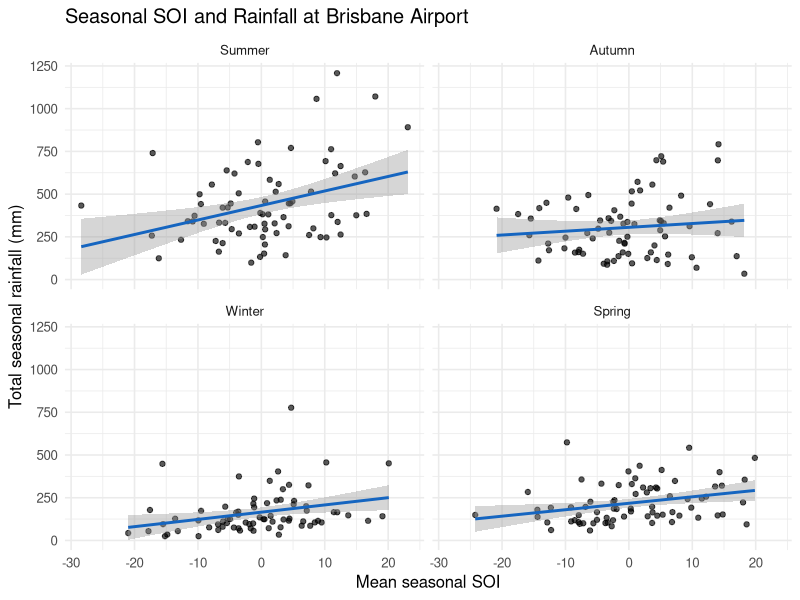
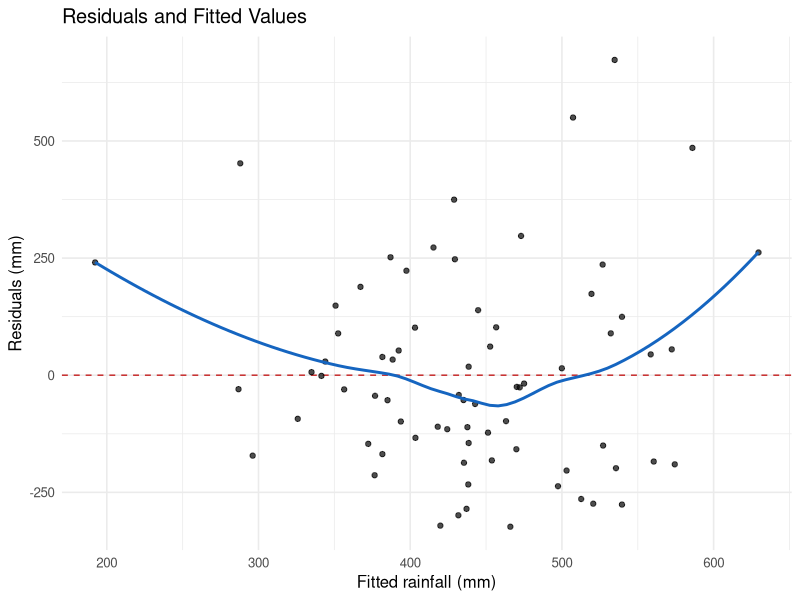
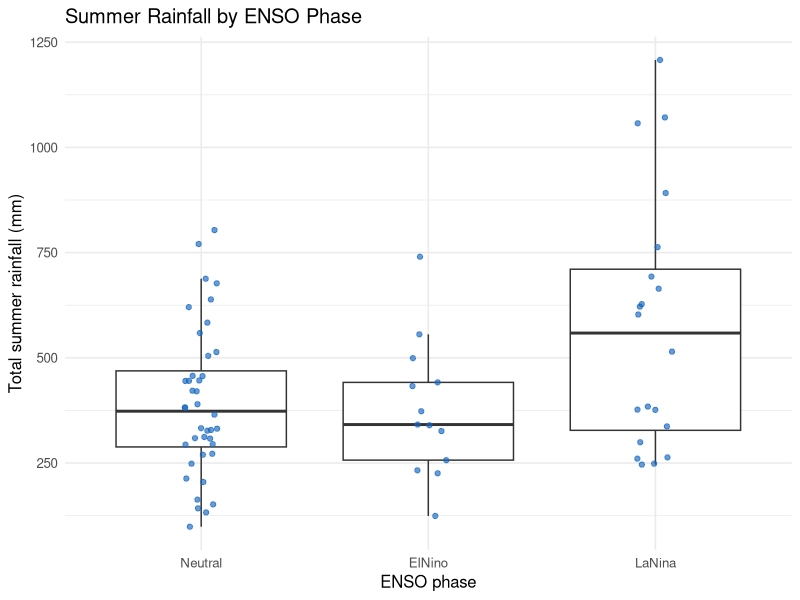

These charts were generated, in order, by the following R code:
# ENSO and Summer Rainfall Analysis in Brisbane
# Investigates relationships between SOI, ENSO phase, and seasonal rainfall.

library(tidyverse)
library(broom)

dir.create("figures", showWarnings = FALSE)

# 1. Load and prepare data
rainfall <- read_csv("data/total_seasonal_rainfall.csv", show_col_types = FALSE)
soi <- read_csv("data/seasonal_soi_data.csv", show_col_types = FALSE)

joined_data <- inner_join(rainfall, soi, by = c("Year", "Season"))

rainfall_data <- joined_data %>%
  transmute(
    station_id = id,
    station_name = name,
    season = factor(
      Season,
      levels = c("Summer", "Autumn", "Winter", "Spring"),
      ordered = TRUE
    ),
    year = Year,
    rainfall_mm = total_seas_prcp,
    seasonal_soi = SeasonalSOI,
    enso_phase = factor(
      Phase,
      levels = c("Neutral", "ElNino", "LaNina")
    )
  ) %>%
  drop_na(season, year, rainfall_mm, seasonal_soi, enso_phase)

message("Rows retained for analysis: ", nrow(rainfall_data))

# 2. Explore the SOI-rainfall relationship across seasons
season_plot <- ggplot(
  rainfall_data,
  aes(x = seasonal_soi, y = rainfall_mm)
) +
  geom_point(alpha = 0.65) +
  geom_smooth(method = "lm", formula = y ~ x, colour = "#1565C0") +
  facet_wrap(~ season) +
  labs(
    title = "Seasonal SOI and Rainfall at Brisbane Airport",
    x = "Mean seasonal SOI",
    y = "Total seasonal rainfall (mm)"
  ) +
  theme_minimal(base_size = 12)

ggsave("figures/seasonal_soi_rainfall.png", season_plot,
       width = 9, height = 6, dpi = 300)

# Compare the seasonal regression slopes without repeating four models
season_results <- rainfall_data %>%
  group_by(season) %>%
  group_modify(~ tidy(
    lm(rainfall_mm ~ seasonal_soi, data = .x),
    conf.int = TRUE
  )) %>%
  filter(term == "seasonal_soi")

print(season_results)

# 3. Compare linear and quadratic summer models
summer_data <- rainfall_data %>%
  filter(season == "Summer") %>%
  droplevels()

linear_model <- lm(rainfall_mm ~ seasonal_soi, data = summer_data)
quadratic_model <- lm(
  rainfall_mm ~ seasonal_soi + I(seasonal_soi^2),
  data = summer_data
)

print(tidy(linear_model, conf.int = TRUE))
print(glance(linear_model))
print(tidy(quadratic_model, conf.int = TRUE))
print(glance(quadratic_model))
print(anova(linear_model, quadratic_model))

prediction_values <- tibble(seasonal_soi = c(-25, 25))
print(predict(
  quadratic_model,
  newdata = prediction_values,
  interval = "prediction",
  level = 0.95
))

# 4. Check linear-model assumptions
diagnostics <- augment(linear_model)

residual_plot <- ggplot(diagnostics, aes(.fitted, .resid)) +
  geom_hline(yintercept = 0, linetype = "dashed", colour = "#C62828") +
  geom_point(alpha = 0.7) +
  geom_smooth(se = FALSE, colour = "#1565C0") +
  labs(
    title = "Residuals and Fitted Values",
    x = "Fitted rainfall (mm)",
    y = "Residuals (mm)"
  ) +
  theme_minimal(base_size = 12)

ggsave("figures/linear_model_residuals.png", residual_plot,
       width = 7, height = 5, dpi = 300)

# 5. Compare rainfall across ENSO phases
phase_anova <- aov(rainfall_mm ~ enso_phase, data = summer_data)
print(summary(phase_anova))
print(TukeyHSD(phase_anova))
print(bartlett.test(rainfall_mm ~ enso_phase, data = summer_data))

# Robust alternative when group variances are unequal
print(oneway.test(
  rainfall_mm ~ enso_phase,
  data = summer_data,
  var.equal = FALSE
))

phase_model <- lm(rainfall_mm ~ enso_phase, data = summer_data)
print(tidy(phase_model, conf.int = TRUE))
print(glance(phase_model))

phase_plot <- ggplot(summer_data, aes(enso_phase, rainfall_mm)) +
  geom_boxplot(outlier.shape = NA) +
  geom_jitter(width = 0.08, alpha = 0.65, colour = "#1565C0") +
  labs(
    title = "Summer Rainfall by ENSO Phase",
    x = "ENSO phase",
    y = "Total summer rainfall (mm)"
  ) +
  theme_minimal(base_size = 12)

ggsave("figures/rainfall_by_enso_phase.png", phase_plot,
       width = 7, height = 5, dpi = 300)

# 6. Test whether ENSO phases occur equally often
phase_counts <- table(summer_data$enso_phase)
print(phase_counts)
print(chisq.test(phase_counts))
